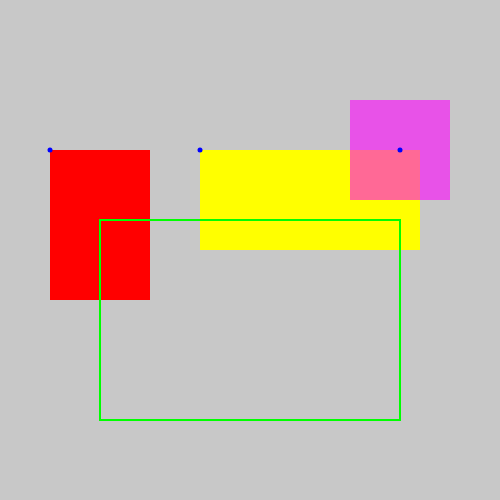
Frame 1 (no input)
Frame 60 (no input): identical to frame 1, image omitted
Frame 120 (the mouse pressed at the canvas centre since frame 60): identical to frame 1, image omitted

The p5.js sketch that drew this single still picture (run headless with seeded random() and noise() and a simulated clock; from frame 60 on, the mouse is pressed at the canvas centre):

// p5.js sketch
// ── sketch.js
function setup() {
  createCanvas(500, 500);
  background(200);

  noStroke();  // remove stroke
  fill(255, 0, 0);  // red
  rect(50, 150, 100, 150);

  fill(255, 255, 0); // yellow
  rect(200, 150, 220, 100);

  rectMode(CENTER);  // change the rectMode to CENTER
  fill(255, 0, 255, 150); // with opacity
  rect(400, 150, 100, 100); // now the x, y position is the center of the rectangle.

  stroke(0, 0, 255);
  strokeWeight(5);
  point(50, 150);
  point(200, 150);
  point(400, 150);

  rectMode(CORNER);  // return the mode to default
  stroke(0, 255, 0);
  strokeWeight(2);
  noFill(); // remove fill color
  rect(100, 220, 300, 200);
}

function draw() {

}
